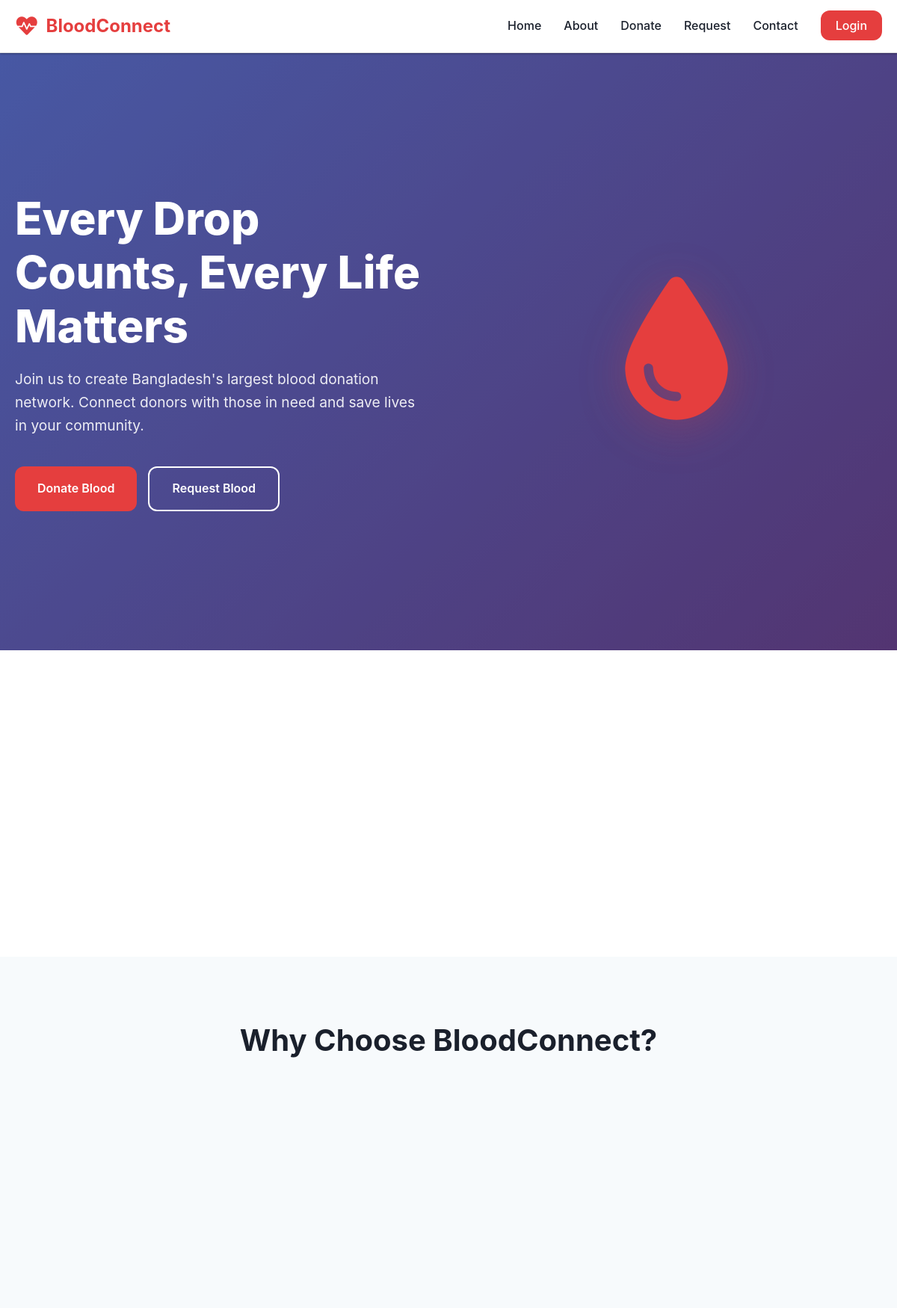
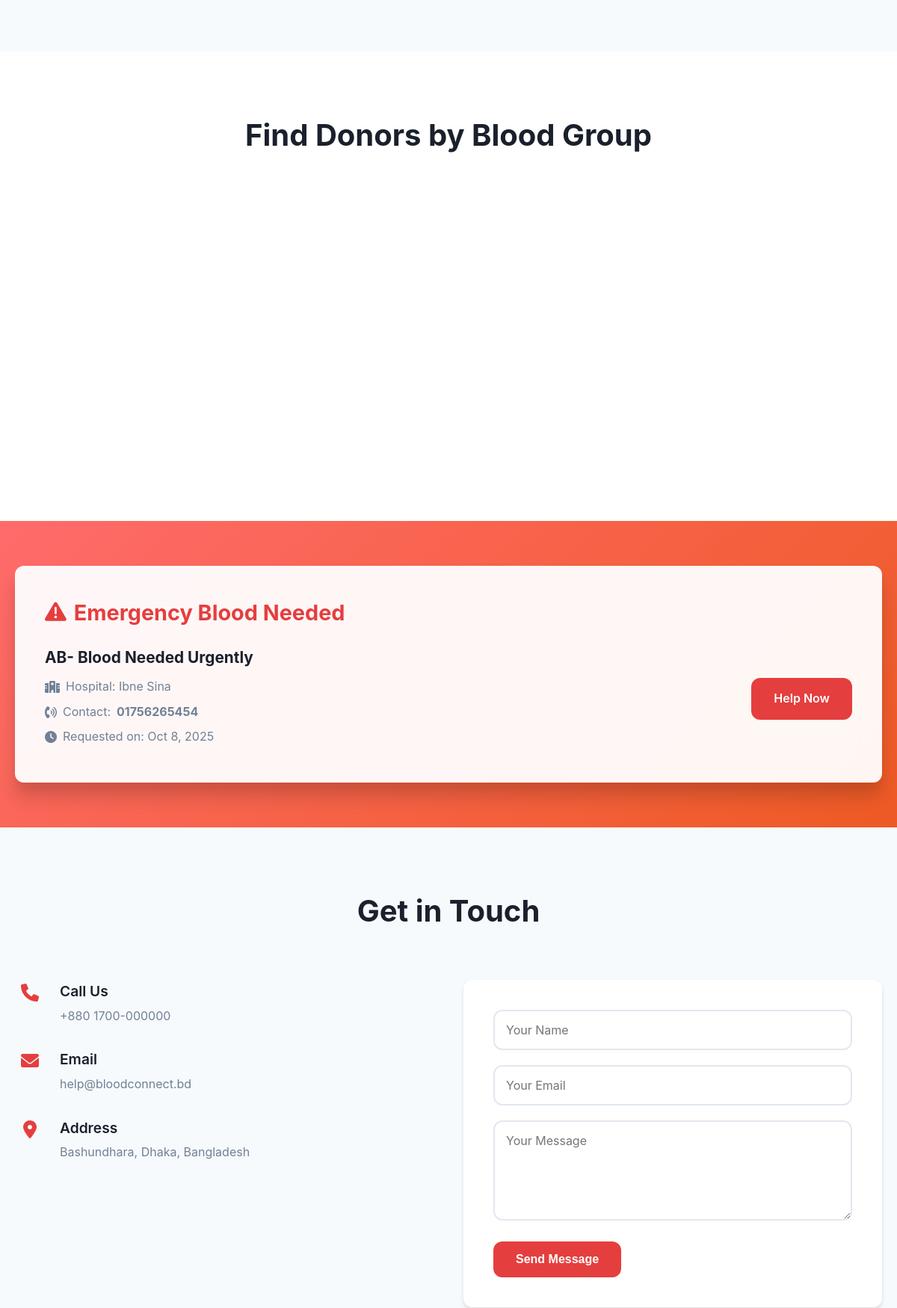
The page / (upper part) on the database its author committed (2 pictures, top to bottom).
### tables this page shows
CREATE TABLE `requests` (
  `id` int(11) NOT NULL,
  `recipient_id` int(11) NOT NULL,
  `blood_type_id` int(11) NOT NULL,
  `quantity_ml` int(11) NOT NULL,
  `request_date` date NOT NULL,
  `status` enum('Open','Fulfilled','Canceled') NOT NULL
);

CREATE TABLE `blood_types` (
  `id` int(11) NOT NULL,
  `type` enum('A+','A-','B+','B-','AB+','AB-','O+','O-') NOT NULL
);

CREATE TABLE `recipients` (
  `id` int(11) NOT NULL,
  `user_id` int(11) NOT NULL,
  `blood_type_id` int(11) NOT NULL,
  `urgency_level` enum('Low','Medium','High') NOT NULL,
  `hospital` varchar(100) DEFAULT NULL,
  `phone` varchar(20) DEFAULT NULL
);

### index.php (the view, shortened to what this page needs)
<?php
include 'config/db_connection.php';
$sql_emergency = "SELECT
                     bt.type AS blood_type,
                     r.hospital,
                     r.phone,
                     req.request_date
                   FROM requests req
                   JOIN recipients r ON req.recipient_id = r.id
                   JOIN blood_types bt ON req.blood_type_id = bt.id
                   WHERE req.status = 'Open' and r.urgency_level = 'High'
                   ORDER BY req.request_date DESC
                   LIMIT 1";
$result_emergency = mysqli_query($conn, $sql_emergency);
$emergency_request = mysqli_fetch_assoc($result_emergency);
?>
<!DOCTYPE html>
<html lang="en">
<head>
    <link rel="stylesheet" href="styles.css">
    <link href="https://cdnjs.cloudflare.com/ajax/libs/font-awesome/6.0.0/css/all.min.css" rel="stylesheet">
</head>
<body>
    <nav class="navbar">
        <div class="nav-container">
            <div class="nav-logo">
                <i class="fas fa-heartbeat"></i>
                <span>BloodConnect</span>
            </div>
            <ul class="nav-menu">
                <li><a href="#home" class="nav-link">Home</a></li>
                <li><a href="#about" class="nav-link">About</a></li>
                <li><a href="donors/index.php" class="nav-link">Donate</a></li>
                <li><a href="receiver/index.php" class="nav-link">Request</a></li>
                <li><a href="#contact" class="nav-link">Contact</a></li>
                <li><a href="admin/index.php" class="nav-link login-btn" id="loginBtn">Login</a></li>
            </ul>
        </div>
    </nav>
    <section id="home" class="hero">
        <div class="hero-content">
            <div class="hero-text">
                <h1>Every Drop Counts, Every Life Matters</h1>
                <p>Join us to create Bangladesh's largest blood donation network. Connect donors with those in need and save lives in your community.</p>
                <div class="hero-buttons">
                    <a href="donors/register.php" class="btn btn-primary">Donate Blood</a>
                    <a href="receiver/register.php" class="btn btn-secondary">Request Blood</a>
                </div>
            </div>
            <div class="hero-image">
                <div class="blood-drop-animation">
                    <i class="fas fa-tint"></i>
                </div>
            </div>
        </div>
    </section>
    <section class="stats">
        <div class="container">
            <div class="stats-grid">
            </div>
        </div>
    </section>
    <section id="about" class="features">
        <div class="container">
            <h2>Why Choose BloodConnect?</h2>
            <div class="features-grid">
            </div>
        </div>
    </section>
    <section class="blood-groups">
        <div class="container">
            <h2>Find Donors by Blood Group</h2>
            <div class="blood-groups-grid">
            </div>
        </div>
    </section>
    <section class="emergency-section">
        <div class="container">
            <div class="emergency-card">
                <h2><i class="fas fa-exclamation-triangle"></i> Emergency Blood Needed</h2>
                <?php if ($emergency_request): ?>
                    <div class="emergency-details">
                        <div class="emergency-info">
                            <h3><?php echo htmlspecialchars($emergency_request['blood_type']); ?> Blood Needed Urgently</h3>
                            <p><i class="fas fa-hospital"></i> Hospital: <?php echo htmlspecialchars($emergency_request['hospital']); ?></p>
                            <?php if (!empty($emergency_request['phone'])): ?>
                                <p><i class="fas fa-phone-volume"></i> Contact:
                                    <a href="tel:<?php echo htmlspecialchars($emergency_request['phone']); ?>" style="font-weight: bold; color: inherit; text-decoration: none;">
                                        <?php echo htmlspecialchars($emergency_request['phone']); ?>
                                    </a>
                                </p>
                            <?php else: ?>
                                <p><i class="fas fa-map-marker-alt"></i> Location: (Contact phone not provided)</p>
                            <?php endif; ?>
                            <p><i class="fas fa-clock"></i> Requested on: <?php echo date('M j, Y', strtotime($emergency_request['request_date'])); ?></p>
                        </div>
                        <a href="donors/register.php" class="btn btn-emergency">Help Now</a>
                    </div>
                <?php endif; ?>
            </div>
        </div>
    </section>
    <section id="contact" class="contact">
        <div class="container">
            <h2>Get in Touch</h2>
            <div class="contact-grid">
                <div class="contact-info">
                    <div class="contact-item">
                        <i class="fas fa-phone"></i>
                        <div>
                            <h3>Call Us</h3>
                            <p>+880 1700-000000</p>
                        </div>
                    </div>
                    <div class="contact-item">
                        <i class="fas fa-envelope"></i>
                        <div>
                            <h3>Email</h3>
                            <p>help@bloodconnect.bd</p>
                        </div>
                    </div>
                    <div class="contact-item">
                        <i class="fas fa-map-marker-alt"></i>
                        <div>
                            <h3>Address</h3>
                            <p>Bashundhara, Dhaka, Bangladesh</p>
                        </div>
                    </div>
                </div>
                <form class="contact-form" action="index.php#contact" method="POST">
                    <input type="text" name="name" placeholder="Your Name" required>
                    <input type="email" name="email" placeholder="Your Email" required>
                    <textarea name="message" placeholder="Your Message" rows="5" required></textarea>
                    <button type="submit" name="submit_contact" class="btn btn-primary">Send Message</button>
                </form>
            </div>
        </div>
    </section>
</body>
</html>

### rows shown on the page
requests: blood_type.type "AB-", recipient.hospital "Ibne Sina", recipient.phone "01756265454", request_date "Oct 8, 2025"
